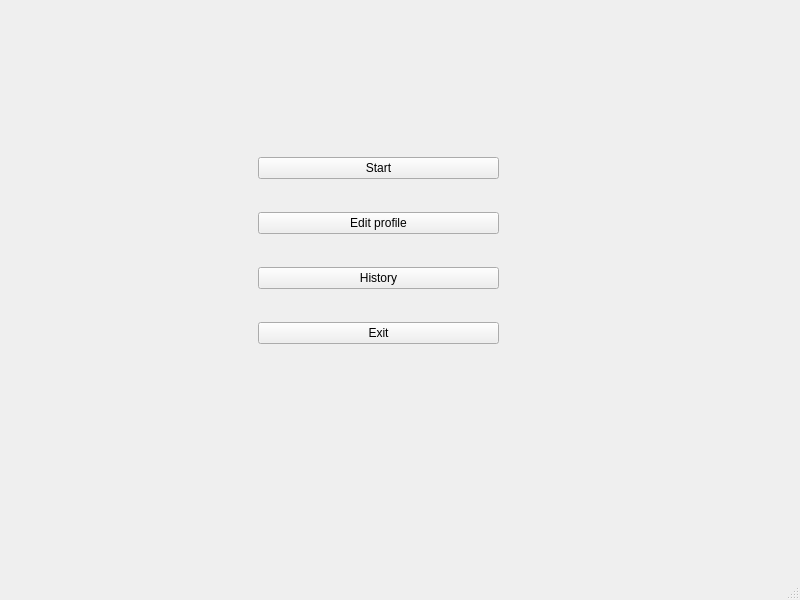
<?xml version="1.0" encoding="UTF-8"?>
<ui version="4.0">
 <class>MainMenu</class>
 <widget class="QMainWindow" name="MainMenu">
  <property name="geometry">
   <rect>
    <x>0</x>
    <y>0</y>
    <width>800</width>
    <height>600</height>
   </rect>
  </property>
  <property name="windowTitle">
   <string>MainMenu</string>
  </property>
  <widget class="QWidget" name="centralwidget">
   <widget class="QWidget" name="">
    <property name="geometry">
     <rect>
      <x>258</x>
      <y>130</y>
      <width>241</width>
      <height>241</height>
     </rect>
    </property>
    <layout class="QVBoxLayout" name="verticalLayout">
     <item>
      <widget class="QPushButton" name="pushButton">
       <property name="text">
        <string>Start</string>
       </property>
      </widget>
     </item>
     <item>
      <widget class="QPushButton" name="pushButton_edit">
       <property name="text">
        <string>Edit profile</string>
       </property>
      </widget>
     </item>
     <item>
      <widget class="QPushButton" name="pushButton_history">
       <property name="text">
        <string>History</string>
       </property>
      </widget>
     </item>
     <item>
      <widget class="QPushButton" name="pushButton_exit">
       <property name="text">
        <string>Exit</string>
       </property>
      </widget>
     </item>
    </layout>
   </widget>
  </widget>
  <widget class="QMenuBar" name="menubar">
   <property name="geometry">
    <rect>
     <x>0</x>
     <y>0</y>
     <width>800</width>
     <height>25</height>
    </rect>
   </property>
  </widget>
  <widget class="QStatusBar" name="statusbar"/>
 </widget>
 <resources/>
 <connections/>
</ui>
